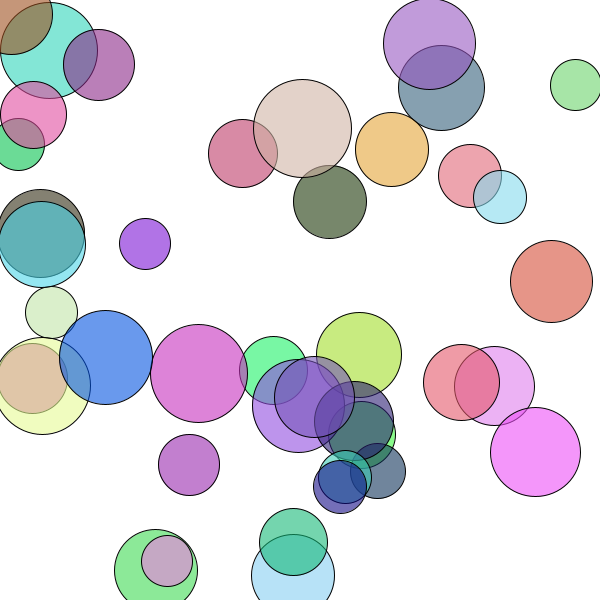
Frame 1 (no input)
Frame 60 (the mouse pressed at the canvas centre just before this capture): identical to frame 1, image omitted
Frame 120 (the mouse held since frame 60 and released just before this capture): identical to frame 1, image omitted

The Processing sketch that drew this single still picture (run headless with seeded random() and noise(); from frame 60 on, the mouse is pressed at the canvas centre):

// Processing sketch: processing_145044
// ── processing_145044.pde

Circulo [] arrayCirculos;
int cantCirculos;

void setup()
{
  size(600, 600);
  background(255);
  //noStroke();
  
  cantCirculos = 40;
  arrayCirculos = new Circulo[cantCirculos];
  
  for (int i=0; i < cantCirculos; i++)
  {
    arrayCirculos[i] = new Circulo();
    arrayCirculos[i].inicializar();
  }
}

void draw()
{
  background(255);
  
  for (int i=0; i < cantCirculos; i++)
  {
    arrayCirculos[i].actualizar();
    arrayCirculos[i].dibujar();
  }
}

void mousePressed()
{
  boolean noAgarrarMas = false;
  for (int i=cantCirculos-1; i > 0; i--)
  {
    if (!noAgarrarMas)
    {
      arrayCirculos[i].agarrar();
      if (arrayCirculos[i].agarrado)
      {
        noAgarrarMas = true;
      }
    }
  }
}

void mouseReleased()
{
  for (int i=0; i < cantCirculos; i++)
  {
    arrayCirculos[i].soltar();
  }
}
class Circulo
{
  float x, y;
  float size;
  color colorActual;
  boolean agarrado;
  int borde;
  
  Circulo()
  {
    
  }
  
  void inicializar()
  {
    size = random(50, 100);
    x = random(0, width);
    y = random(0, height);
    colorActual = color(random(255), random(255), random(255));
    borde = 1;
  }
  
  void actualizar()
  {
    if (agarrado)
    {
      x = mouseX;
      y = mouseY;
    }
  }
  
  void dibujar()
  {
    strokeWeight(borde);
    fill(colorActual, 150);
    ellipse(x, y , size, size);
  }
  
  void agarrar()
  {
    if( dist( mouseX, mouseY, x, y ) < size / 2 )
    {
      agarrado = true;
      borde = 4;
    }
  }

  void soltar()
  {
    agarrado = false;
    borde = 1;
  }
}
